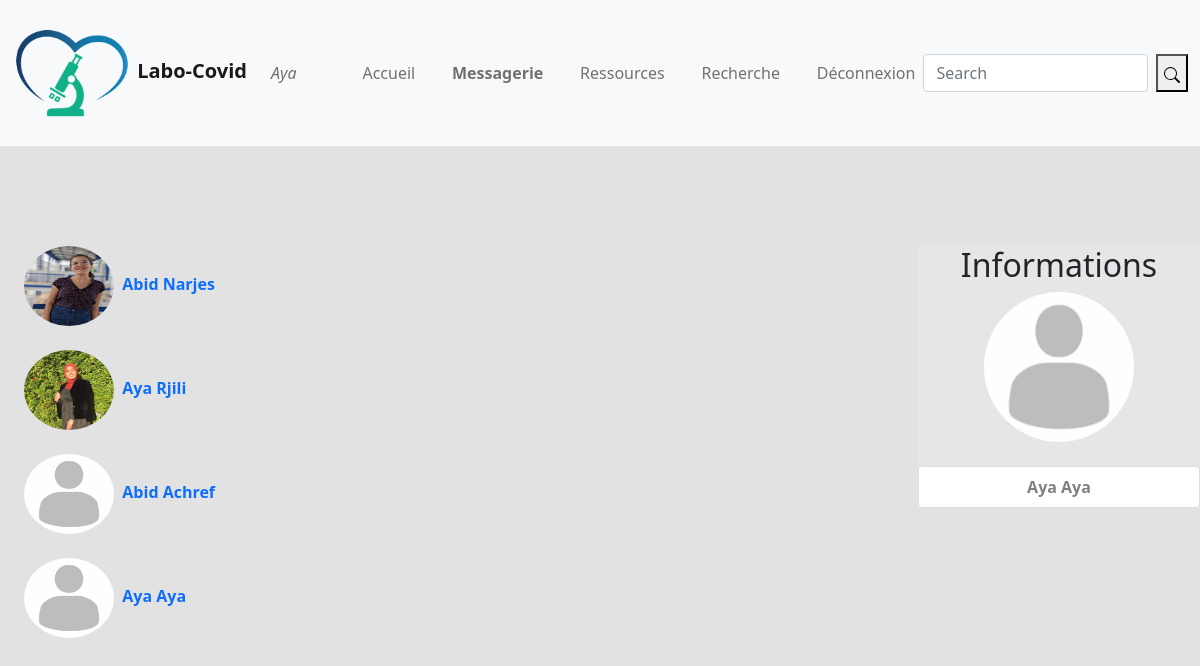
Page /chat.php (signed in) on the committed database.
### tables this page shows
CREATE TABLE IF NOT EXISTS `user` (
  `user_id` int(11) NOT NULL AUTO_INCREMENT,
  `nom` varchar(255) NOT NULL,
  `prenom` varchar(255) NOT NULL,
  `email` varchar(255) NOT NULL,
  `password` varchar(255) NOT NULL,
  `confirm_password` varchar(255) NOT NULL,
  `user_img` varchar(255) DEFAULT 'prof.jpeg',
  `tmp_conn` datetime NOT NULL DEFAULT CURRENT_TIMESTAMP,
  PRIMARY KEY (`user_id`)
);

### session.php (called while the page is built, shortened)
<?php
include('config/database.php');
$user =$_SESSION['email'];
$res = $con->query("SELECT * FROM user WHERE email = '$user'");
$tab = $res->fetch();
$user_id = $tab['user_id'];
$user_fname = $tab['prenom'];
?>

### chat.php (the view, shortened to what this page needs)
<?php $title = "Chat" ; ?>
<?php include("partials/_header2.php"); ?>
<div class='row pad'>
<div class='col-md-3' id='select_user'>
    <?php
    $user = $con->query("SELECT * from user");
    while($row_user = $user->fetch()){
        $user_id = $row_user['user_id'];
        $user_name = ucwords($row_user['prenom']).' '.ucwords($row_user['nom']);
        $user_img = $row_user['user_img'];
        echo "
        <div class='container-fluid' >
        <a href='chat.php?user_id=$user_id'>
        <img class='img-circle' src='profile_img/$user_img' height='80px' width='90px'><strong>&nbsp; $user_name</strong><br><br>
        </a>
        </div>
        ";
    }
    ?>
    </div>
    <div class='col-md-6'>
    </div>
<?php
if ($get_id=="new"){
}
else{
    echo"
 <div class='col-md-3'>
<center>
    <div style='background-color:#e6e6e6;'>
        <h2>Informations </h2>
        <img class='img-circle' src='profile_img/$user_img' width='150' height='150'>
        <br><br>
        <ul class='list-group'>
        <li class='list-group-item' title='User name'><strong style='color:grey;'>$user_name </strong></li>
</ul>
</div>
</div>
";
}
?>
</div>
<?php
    include("partials/_footer.php");?>

### partials/_nav2.php (shortened to what this page needs)
 <?php if($title == "Home"): ?>
<nav class="navbar navbar-expand-lg navbar-light bg-light">
  <div class="container-fluid">
    <a class="navbar-brand" href="home.php">
      <img src="assets/labo.png" alt="" width="120" height="120" class="d-inline-block ">
      <strong><?= WebSite_Name ?></strong>
    </a>
    <?php include("session.php"); ?>
    <ul class="navbar-nav flex-row d-none d-md-flex">
      <li class="nav-item">
      <a class="nav-link" href='profile.php?<?php echo "user_id=$user_id" ?>'><?php echo "<i>".ucwords($user_fname)."</i>" ?> </a>
      </li>
      &nbsp;&nbsp;&nbsp;&nbsp;&nbsp;&nbsp;&nbsp;&nbsp;&nbsp;&nbsp;&nbsp;&nbsp;
      <li class="nav-item">
        <a class="nav-link" href="home.php"><strong>Accueil</strong></a>
      </li>
      &nbsp;&nbsp;&nbsp;&nbsp;&nbsp;
      <li class="nav-item">
        <a class="nav-link" href="chat.php?user_id=new" >Messagerie</a>
      </li>
      &nbsp;&nbsp;&nbsp;&nbsp;&nbsp;
      <li class="nav-item">
        <a class="nav-link" href="databases.php" >Ressources</a>
      </li>
      &nbsp;&nbsp;&nbsp;&nbsp;&nbsp;
      <li class="nav-item">
        <a class="nav-link" href="members.php" >Recherche</a>
      </li>
      &nbsp;&nbsp;&nbsp;&nbsp;&nbsp;
      <li class="nav-item">
      <?php
        if(isset($_GET['logout']))
        {
          $con->exec("UPDATE user set tmp_conn= NOW()");
          session_destroy();
          header("location:index.php");
        }
        ?>
        <a class="nav-link" href="?logout">Déconnexion</a>
      </li>
    </ul>
    <form class="d-flex" action="" method="GET">
      <input class="form-control me-2" type="search" placeholder="Search" aria-label="Search">
      <button type="submit"><i class="fa fa-search"></i><svg xmlns="http://www.w3.org/2000/svg" width="16" height="16" fill="currentColor" class="bi bi-search" viewBox="0 0 16 16">
      <path d="M11.742 10.344a6.5 6.5 0 1 0-1.397 1.398h-.001c.03.04.062.078.098.115l3.85 3.85a1 1 0 0 0 1.415-1.414l-3.85-3.85a1.007 1.007 0 0 0-.115-.1zM12 6.5a5.5 5.5 0 1 1-11 0 5.5 5.5 0 0 1 11 0z"/>
      </svg></button>
    </form>
  </div>
</nav>
<?php elseif($title == "Chat"): ?>
<nav class="navbar navbar-expand-lg navbar-light bg-light">
  <div class="container-fluid">
    <a class="navbar-brand" href="home.php">
      <img src="assets/labo.png" alt="" width="120" height="120" class="d-inline-block ">
      <strong><?= WebSite_Name ?></strong>
    </a>
    <?php include("session.php"); ?>
    <ul class="navbar-nav flex-row d-none d-md-flex">
    <li class="nav-item">
      <a class="nav-link" href='profile.php?<?php echo "user_id=$user_id" ?>'><?php echo "<i>".ucwords($user_fname)."</i>" ?> </a>
      </li>
      <li class="nav-item">
        <a class="nav-link " href="home.php">Accueil</a>
      </li>
      <li class="nav-item">
        <a class="nav-link" href="chat.php?user_id=new" ><strong>Messagerie</strong></a>
      </li>
      <li class="nav-item">
        <a class="nav-link" href="databases.php" >Ressources</a>
      </li>
      <li class="nav-item">
        <a class="nav-link" href="members.php" >Recherche</a>
      </li>
      <li class="nav-item">
        <a class="nav-link" href="?logout">Déconnexion</a>
      </li>
    </ul>
    <form class="d-flex" action="">
      <input class="form-control me-2" type="search" placeholder="Search" aria-label="Search">
      <button type="submit"><i class="fa fa-search"></i></button>
    </form>
  </div>
</nav>
<?php endif; ?>

### assets/index.css (style rules this page uses)
body { background-color: rgb(226, 226, 226); }
.pad { padding-top: 100px; }
.img-circle { border-radius: 50%; }
a { text-decoration: none; cursor: pointer; }
#select_user { max-height: 500px; overflow: scroll; }

### rows in the picture
user: prenom "Aya", user_img (picture), user_name "Aya Rjili"
user: user_img (picture), user_name "Abid Narjes"
user: user_img (picture), user_name "Abid Achref"
user: user_img (picture), user_name "Aya Aya"

### other values in the picture
WebSite_Name "Labo-Covid"
